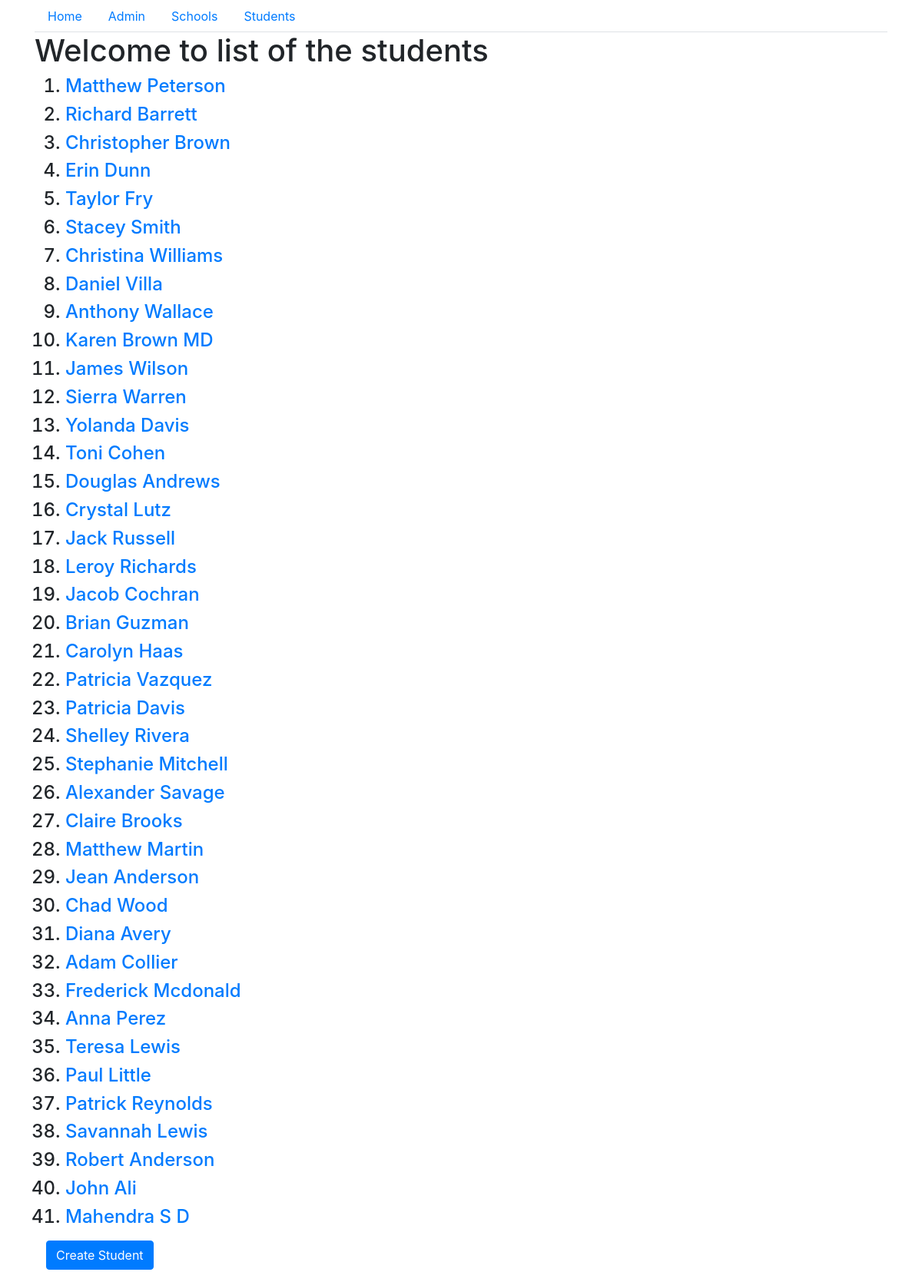
The app's page /basic_app/studentlist/ with its own data.
### basic_app/models.py (models this page shows, shortened)
class Student(models.Model):
    name = models.CharField(max_length=256)
    age = models.PositiveIntegerField()
    school = models.ForeignKey(School, related_name='students', on_delete=models.CASCADE)

### basic_app/views.py (the view)
# urls.py: path('studentlist/',views.StudentListView.as_view(),name = 'slist'),
class StudentListView(ListView):
    context_object_name = 'students'
    model = models.Student
    template_name = 'basic_app/student_list.html'

### basic_app/templates/basic_app/student_list.html
{% extends "basic_app/base.html" %}
{% block body_block %}
    <h1>Welcome to list of the students</h1>
    <ol>
        {% for student in students %}
            <h4><li><a href="{% url 'basic_app:sdetail' student.pk %}">{{student.name}}</a></li></h4>
        {% endfor %}
    </ol>
    <div class="container">
        <p> <a class="btn btn-primary" href="{% url 'basic_app:screate' %}">Create Student</a> </p>
    </div>
{% endblock %}

### basic_app/templates/basic_app/base.html (shortened to what this page needs)
<!DOCTYPE html>
<html lang="en" dir="ltr">
    <head>
        <link rel="stylesheet" href="https://stackpath.bootstrapcdn.com/bootstrap/4.1.3/css/bootstrap.min.css">
    </head>
    <body>
        <div class="container">
            <ul class="nav nav-tabs" id="myTab" role="tablist">
                <li class="nav-item">
                  <a class="nav-link" href="{% url 'index' %}">Home</a>
                </li>
                <li class="nav-item">
                  <a class="nav-link" href="{% url 'admin:index' %}">Admin</a>
                </li>
                <li class="nav-item">
                  <a class="nav-link" href="{% url 'basic_app:list' %}">Schools</a>
                </li>
                <li class="nav-item">
                  <a class="nav-link" href="{% url 'basic_app:slist' %}">Students</a>
                </li>
              </ul>
        </div>
        <div class = "container">
            {% block body_block %}{% endblock %}
        </div>
    </body>
</html>

### records on screen
Student: name "Matthew Peterson"
Student: name "Richard Barrett"
Student: name "Christopher Brown"
Student: name "Erin Dunn"
Student: name "Taylor Fry"
Student: name "Stacey Smith"
Student: name "Christina Williams"
Student: name "Daniel Villa"
Student: name "Anthony Wallace"
Student: name "Karen Brown MD"
Student: name "James Wilson"
Student: name "Sierra Warren"
Student: name "Yolanda Davis"
Student: name "Toni Cohen"
Student: name "Douglas Andrews"
Student: name "Crystal Lutz"
Student: name "Jack Russell"
Student: name "Leroy Richards"
Student: name "Jacob Cochran"
Student: name "Brian Guzman"
Student: name "Carolyn Haas"
Student: name "Patricia Vazquez"
Student: name "Patricia Davis"
Student: name "Shelley Rivera"
Student: name "Stephanie Mitchell"
Student: name "Alexander Savage"
Student: name "Claire Brooks"
Student: name "Matthew Martin"
Student: name "Jean Anderson"
Student: name "Chad Wood"
Student: name "Diana Avery"
Student: name "Adam Collier"
Student: name "Frederick Mcdonald"
Student: name "Anna Perez"
Student: name "Teresa Lewis"
Student: name "Paul Little"
Student: name "Patrick Reynolds"
Student: name "Savannah Lewis"
Student: name "Robert Anderson"
Student: name "John Ali"
Student: name "Mahendra S D"
